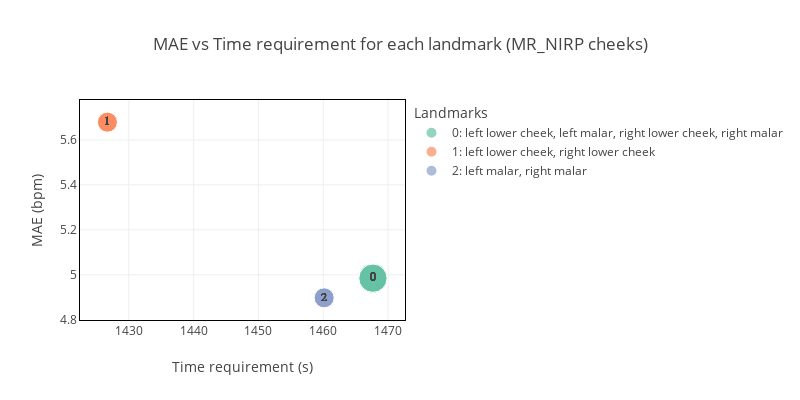

Write notebook code for a chart like this one.
### Code cell
roi = 'cheeks'
df = pd.read_hdf(f'../results/test_landmarks/h5/{dataset_name}/{dataset_name}_landmarks_in_roi.h5', key='df')\
        .query(f'ROI == "{roi}"')
# df = pd.read_hdf(f'../results/test_landmarks/h5/{dataset_name}/{dataset_name}_{roi}.h5', key='df')
df = pd.concat([df, df_each.query(f'ROI == "{roi}"')]).reset_index(drop=True)    
metric = 'MAE'

df, rankings = get_rankings_roi(df, dataset_name, metric)
fig, axs = plt.subplots(1,2,figsize=(15,4))
fig, axs = plot_bar_roi(df, rankings, roi, dataset_name, ncol=2, fig=fig, axs=axs)
plt.show()

fig, axs = plt.subplots(1,2,figsize=(12,4))
fig, axs = plot_box_roi(df, rankings, roi, dataset_name, ncol=1, fig=fig, axs=axs)
plt.show()

df1, fig = plot_bubble_roi(df, metric, dataset_name, roi, size=[800,400])
fig.show()


# print the worst video landmarks combination
df.sort_values('MAE',ascending=False).groupby('video').head(1)[['method','dataset','videoFilename','landmarks','MAE','RMSE','PCC','video','score']]

### Figure 1 — Plotly figure (JSON) as saved in the notebook; plotly's stock layout.template omitted (floating-point values rounded to 4 significant figures)
{"data": [{"customdata": [["0: left lower cheek, left malar, right lower cheek, right malar"], ["0: left lower cheek, left malar, right lower cheek, right malar"], ["0: left lower cheek, left malar, right lower cheek, right malar"], ["0: left lower cheek, left malar, right lower cheek, right malar"], ["0: left lower cheek, left malar, right lower cheek, right malar"], ["0: left lower cheek, left malar, right lower cheek, right malar"], ["0: left lower cheek, left malar, right lower cheek, right malar"], ["0: left lower cheek, left malar, right lower cheek, right malar"], ["0: left lower cheek, left malar, right lower cheek, right malar"], ["0: left lower cheek, left malar, right lower cheek, right malar"], ["0: left lower cheek, left malar, right lower cheek, right malar"], ["0: left lower cheek, left malar, right lower cheek, right malar"], ["0: left lower cheek, left malar, right lower cheek, right malar"], ["0: left lower cheek, left malar, right lower cheek, right malar"], ["0: left lower cheek, left malar, right lower cheek, right malar"]], "hovertemplate": "Landmarks=%{customdata[0]}<br>Time requirement (s)=%{x}<br>MAE (bpm)=%{y}<br>Number of landmarks=%{marker.size}<br>landmarks_id=%{text}<extra></extra>", "legendgroup": "0: left lower cheek, left malar, right lower cheek, right malar", "marker": {"color": "rgb(102,194,165)", "size": [4, 4, 4, 4, 4, 4, 4, 4, 4, 4, 4, 4, 4, 4, 4], "sizemode": "area", "sizeref": 0.01, "symbol": "circle"}, "mode": "markers+text", "name": "0: left lower cheek, left malar, right lower cheek, right malar", "orientation": "v", "showlegend": true, "text": [0, 0, 0, 0, 0, 0, 0, 0, 0, 0, 0, 0, 0, 0, 0], "textfont": {"family": "Courier New", "size": 12}, "textposition": "middle center", "type": "scatter", "x": [1468.0, 1468.0, 1468.0, 1468.0, 1468.0, 1468.0, 1468.0, 1468.0, 1468.0, 1468.0, 1468.0, 1468.0, 1468.0, 1468.0, 1468.0], "xaxis": "x", "y": [4.985, 4.985, 4.985, 4.985, 4.985, 4.985, 4.985, 4.985, 4.985, 4.985, 4.985, 4.985, 4.985, 4.985, 4.985], "yaxis": "y"}, {"customdata": [["1: left lower cheek, right lower cheek"], ["1: left lower cheek, right lower cheek"], ["1: left lower cheek, right lower cheek"], ["1: left lower cheek, right lower cheek"], ["1: left lower cheek, right lower cheek"], ["1: left lower cheek, right lower cheek"], ["1: left lower cheek, right lower cheek"], ["1: left lower cheek, right lower cheek"], ["1: left lower cheek, right lower cheek"], ["1: left lower cheek, right lower cheek"], ["1: left lower cheek, right lower cheek"], ["1: left lower cheek, right lower cheek"], ["1: left lower cheek, right lower cheek"], ["1: left lower cheek, right lower cheek"], ["1: left lower cheek, right lower cheek"]], "hovertemplate": "Landmarks=%{customdata[0]}<br>Time requirement (s)=%{x}<br>MAE (bpm)=%{y}<br>Number of landmarks=%{marker.size}<br>landmarks_id=%{text}<extra></extra>", "legendgroup": "1: left lower cheek, right lower cheek", "marker": {"color": "rgb(252,141,98)", "size": [2, 2, 2, 2, 2, 2, 2, 2, 2, 2, 2, 2, 2, 2, 2], "sizemode": "area", "sizeref": 0.01, "symbol": "circle"}, "mode": "markers+text", "name": "1: left lower cheek, right lower cheek", "orientation": "v", "showlegend": true, "text": [1, 1, 1, 1, 1, 1, 1, 1, 1, 1, 1, 1, 1, 1, 1], "textfont": {"family": "Courier New", "size": 12}, "textposition": "middle center", "type": "scatter", "x": [1427.0, 1427.0, 1427.0, 1427.0, 1427.0, 1427.0, 1427.0, 1427.0, 1427.0, 1427.0, 1427.0, 1427.0, 1427.0, 1427.0, 1427.0], "xaxis": "x", "y": [5.679, 5.679, 5.679, 5.679, 5.679, 5.679, 5.679, 5.679, 5.679, 5.679, 5.679, 5.679, 5.679, 5.679, 5.679], "yaxis": "y"}, {"customdata": [["2: left malar, right malar"], ["2: left malar, right malar"], ["2: left malar, right malar"], ["2: left malar, right malar"], ["2: left malar, right malar"], ["2: left malar, right malar"], ["2: left malar, right malar"], ["2: left malar, right malar"], ["2: left malar, right malar"], ["2: left malar, right malar"], ["2: left malar, right malar"], ["2: left malar, right malar"], ["2: left malar, right malar"], ["2: left malar, right malar"], ["2: left malar, right malar"]], "hovertemplate": "Landmarks=%{customdata[0]}<br>Time requirement (s)=%{x}<br>MAE (bpm)=%{y}<br>Number of landmarks=%{marker.size}<br>landmarks_id=%{text}<extra></extra>", "legendgroup": "2: left malar, right malar", "marker": {"color": "rgb(141,160,203)", "size": [2, 2, 2, 2, 2, 2, 2, 2, 2, 2, 2, 2, 2, 2, 2], "sizemode": "area", "sizeref": 0.01, "symbol": "circle"}, "mode": "markers+text", "name": "2: left malar, right malar", "orientation": "v", "showlegend": true, "text": [2, 2, 2, 2, 2, 2, 2, 2, 2, 2, 2, 2, 2, 2, 2], "textfont": {"family": "Courier New", "size": 12}, "textposition": "middle center", "type": "scatter", "x": [1460.0, 1460.0, 1460.0, 1460.0, 1460.0, 1460.0, 1460.0, 1460.0, 1460.0, 1460.0, 1460.0, 1460.0, 1460.0, 1460.0, 1460.0], "xaxis": "x", "y": [4.898, 4.898, 4.898, 4.898, 4.898, 4.898, 4.898, 4.898, 4.898, 4.898, 4.898, 4.898, 4.898, 4.898, 4.898], "yaxis": "y"}], "layout": {"height": 400, "legend": {"itemsizing": "constant", "title": {"text": "Landmarks"}, "tracegroupgap": 0}, "title": {"text": "MAE vs Time requirement for each landmark (MR_NIRP cheeks)"}, "width": 800, "xaxis": {"anchor": "y", "domain": [0, 1], "linecolor": "black", "mirror": true, "showline": true, "title": {"text": "Time requirement (s)"}}, "yaxis": {"anchor": "x", "domain": [0, 1], "linecolor": "black", "mirror": true, "showline": true, "title": {"text": "MAE (bpm)"}}}}
